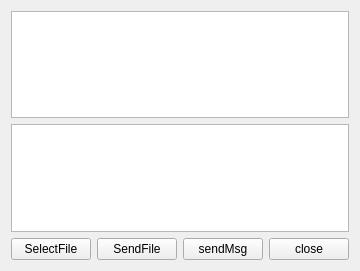
<?xml version="1.0" encoding="UTF-8"?>
<ui version="4.0">
 <class>ServerWidget</class>
 <widget class="QWidget" name="ServerWidget">
  <property name="geometry">
   <rect>
    <x>0</x>
    <y>0</y>
    <width>336</width>
    <height>271</height>
   </rect>
  </property>
  <property name="windowTitle">
   <string>ServerWidget</string>
  </property>
  <property name="windowIcon">
   <iconset resource="../simplechat.qrc">
    <normaloff>:/images/server-icon.jpg</normaloff>:/images/server-icon.jpg</iconset>
  </property>
  <layout class="QGridLayout" name="gridLayout">
   <item row="0" column="0" colspan="4">
    <widget class="QTextEdit" name="textEditReceive">
     <property name="readOnly">
      <bool>true</bool>
     </property>
    </widget>
   </item>
   <item row="1" column="0" colspan="4">
    <widget class="QTextEdit" name="textEditSend"/>
   </item>
   <item row="2" column="0">
    <widget class="QPushButton" name="buttonSelectFile">
     <property name="text">
      <string>SelectFile</string>
     </property>
    </widget>
   </item>
   <item row="2" column="1">
    <widget class="QPushButton" name="buttonSendFile">
     <property name="text">
      <string>SendFile</string>
     </property>
    </widget>
   </item>
   <item row="2" column="2">
    <widget class="QPushButton" name="buttonSend">
     <property name="text">
      <string>sendMsg</string>
     </property>
    </widget>
   </item>
   <item row="2" column="3">
    <widget class="QPushButton" name="buttonClose">
     <property name="text">
      <string>close</string>
     </property>
    </widget>
   </item>
  </layout>
 </widget>
 <layoutdefault spacing="6" margin="11"/>
 <resources>
  <include location="../simplechat.qrc"/>
 </resources>
 <connections/>
</ui>
